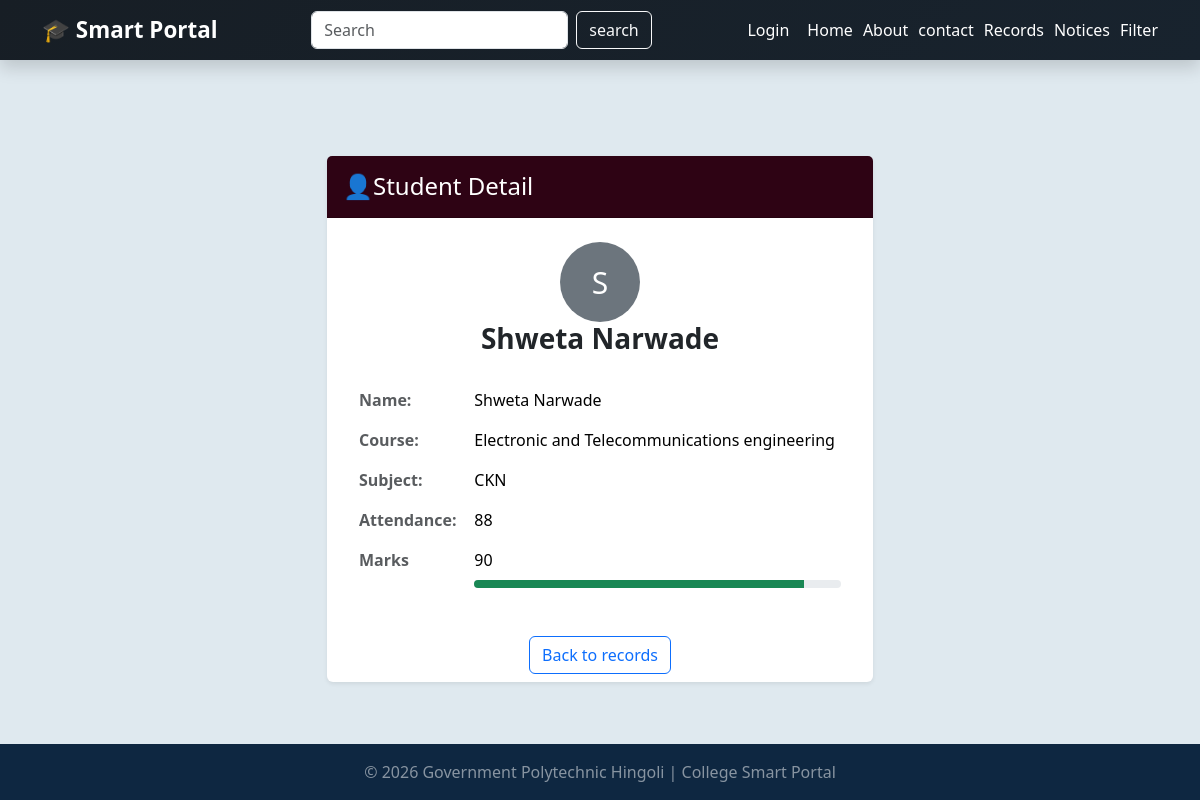
The app's page /students/6, older data.
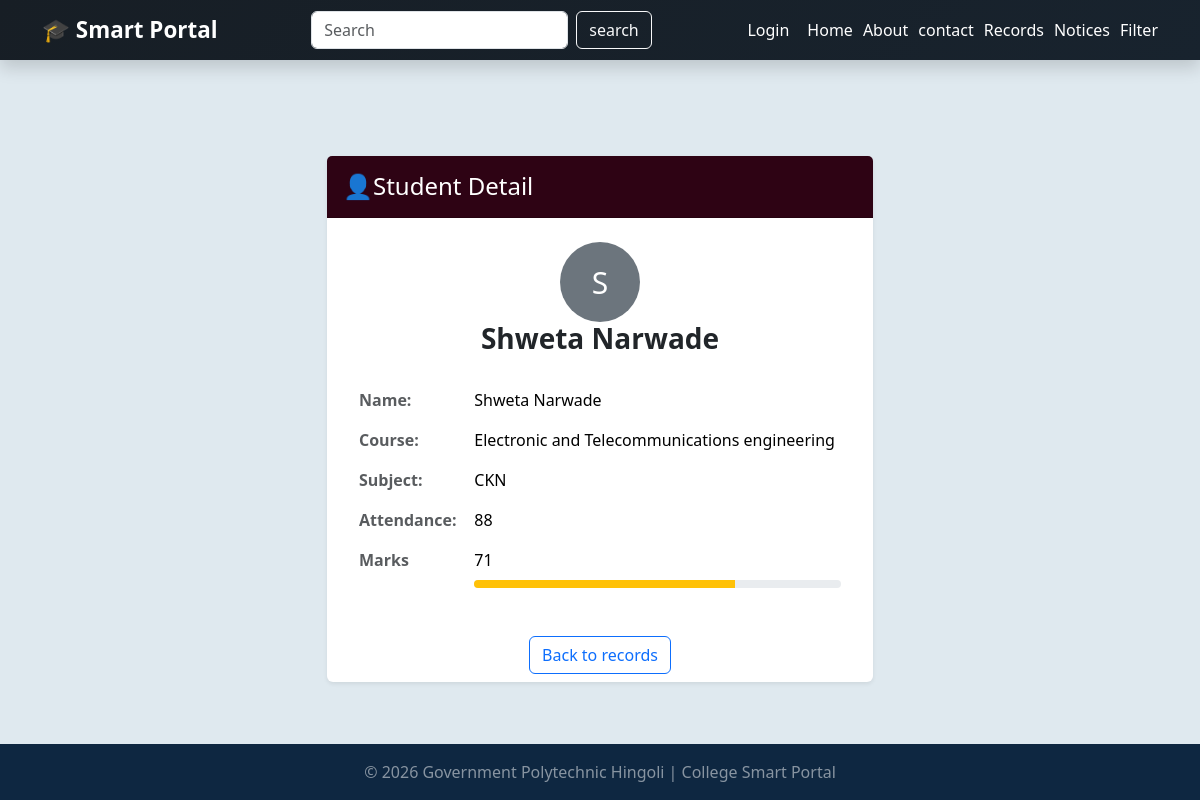
The same page, newer data.
### tables this page shows
CREATE TABLE students(
                id INTEGER PRIMARY KEY AUTOINCREMENT,
                 name TEXT NOT NULL,
                 roll INTEGER NOT NULL,
                 course TEXT NOT NULL,
                 subject TEXT NOT NULL,
                 marks INTEGER NOT NULL,
                 attendance INTEGER DEFAULT 0
                 );

### app2.py (the view)
@app.route('/students/<int:id>')
def student_detail(id):
    conn=get_db()
    students=conn.execute('SELECT*FROM students WHERE id=?',(id,)).fetchone()
    conn.close()
    if students is None:
        flash("Student not found ","danger")
        return redirect(url_for("records"))
    return render_template("detail.html",students=students)

### database.py (called while the page is built)
def get_db():
   conn=sqlite3.connect('college.db')
   conn.row_factory= sqlite3.Row
   return conn

### templates/detail.html
{% extends "base.html" %}
{% block content %}
<div class="row justify-content-center">
    <div class="col-md-6">
         <div class="card shadow-sm mb-4">
            <div class="card-header py-3"
            style="background-color : #2e0314;">
            <h4 class="mb-0 text-white"> 👤Student Detail</h4>
        </div>
        <div class="card-body p-4">
            <div class="text-center mb-4">
                <div class="avtar rounded-circle bg-secondary text-white
                d-inline-flex align-items-center justify-content-center"
                style="width: 80px; height: 80px; font-size: 30px;">
                {{students['name'][0]|upper }}
                </div>
         <h3 class="fw-bold">{{ students['name'] }}</h3>
        </div>
        <table class="table table-borderless">
            <tr>
                <th class="text-muted fw-bold"> Name:</th>
                <td>{{ students['name']}}</td>
            </tr>
            <tr>
                <th class="text-muted fw-bold">Course:</th>
                <td>{{ students['course']}}</td>
            </tr>
            <tr>
                <th class="text-muted fw-bold">Subject:</th>
                <td>{{ students['subject']}}</td>
            </tr>
            <tr>
                <th class="text-muted fw-bold">Attendance:</th>
                <td>{{ students['attendance']}}</td>
            </tr>
            <tr>
                <td class="text-muted fw-bold">Marks</td>
                <td>{{ students['marks']}}
                 <div  class="progress mt-2"style="height:8px;">
                    <div class ="progress-bar
                    {% if students['marks'] >=85 %}bg-success
                    {% elif students['marks'] >=75 %}bg-primary
                    {% elif students['marks'] >=60 %}bg-warning
                    {% else %}bg-danger{% endif %}"
                    style="width : {{ students['marks']}}%;">
                    </div>
                 </div>
                </td>
            </tr>
            </table>
         </div>
         <div class="text-center mb-2">
            <a href="{{url_for('records')}}" class="btn btn-outline-primary">
            Back to records
            </a>
        </div>
    </div>
</div>
{% endblock %}

Row changes from the older to the newer data that the page shows:
changed students "Shweta Narwade": marks "90" → "71"
